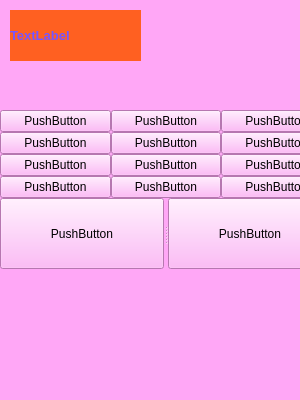
<?xml version="1.0" encoding="UTF-8"?>
<ui version="4.0">
 <class>MainWindow</class>
 <widget class="QMainWindow" name="MainWindow">
  <property name="enabled">
   <bool>true</bool>
  </property>
  <property name="geometry">
   <rect>
    <x>0</x>
    <y>0</y>
    <width>300</width>
    <height>400</height>
   </rect>
  </property>
  <property name="sizePolicy">
   <sizepolicy hsizetype="Preferred" vsizetype="Preferred">
    <horstretch>0</horstretch>
    <verstretch>0</verstretch>
   </sizepolicy>
  </property>
  <property name="minimumSize">
   <size>
    <width>300</width>
    <height>400</height>
   </size>
  </property>
  <property name="maximumSize">
   <size>
    <width>300</width>
    <height>400</height>
   </size>
  </property>
  <property name="cursor">
   <cursorShape>ArrowCursor</cursorShape>
  </property>
  <property name="mouseTracking">
   <bool>false</bool>
  </property>
  <property name="windowTitle">
   <string>Калькулятор</string>
  </property>
  <property name="styleSheet">
   <string notr="true">background-color: rgb(255, 167, 246);
selection-background-color: rgb(221, 255, 98);
border-color: qconicalgradient(cx:0.5, cy:0.5, angle:0, stop:0 rgba(35, 40, 3, 255), stop:0.16 rgba(136, 106, 22, 255), stop:0.225 rgba(166, 140, 41, 255), stop:0.285 rgba(204, 181, 74, 255), stop:0.345 rgba(235, 219, 102, 255), stop:0.415 rgba(245, 236, 112, 255), stop:0.52 rgba(209, 190, 76, 255), stop:0.57 rgba(187, 156, 51, 255), stop:0.635 rgba(168, 142, 42, 255), stop:0.695 rgba(202, 174, 68, 255), stop:0.75 rgba(218, 202, 86, 255), stop:0.815 rgba(208, 187, 73, 255), stop:0.88 rgba(187, 156, 51, 255), stop:0.935 rgba(137, 108, 26, 255), stop:1 rgba(35, 40, 3, 255));</string>
  </property>
  <widget class="QWidget" name="centralwidget">
   <widget class="QLabel" name="label">
    <property name="geometry">
     <rect>
      <x>10</x>
      <y>10</y>
      <width>131</width>
      <height>51</height>
     </rect>
    </property>
    <property name="font">
     <font>
      <pointsize>10</pointsize>
      <weight>75</weight>
      <bold>true</bold>
     </font>
    </property>
    <property name="styleSheet">
     <string notr="true">color: rgb(119, 85, 255);
background-color: rgb(255, 96, 33);</string>
    </property>
    <property name="text">
     <string>TextLabel</string>
    </property>
    <property name="margin">
     <number>10</number>
    </property>
    <property name="indent">
     <number>-1</number>
    </property>
   </widget>
   <widget class="QWidget" name="horizontalLayoutWidget">
    <property name="geometry">
     <rect>
      <x>10</x>
      <y>110</y>
      <width>334</width>
      <height>161</height>
     </rect>
    </property>
    <layout class="QHBoxLayout" name="horizontalLayout_2">
     <property name="sizeConstraint">
      <enum>QLayout::SetMinimumSize</enum>
     </property>
    </layout>
   </widget>
   <widget class="QWidget" name="">
    <property name="geometry">
     <rect>
      <x>0</x>
      <y>110</y>
      <width>332</width>
      <height>159</height>
     </rect>
    </property>
    <layout class="QVBoxLayout" name="verticalLayout">
     <property name="spacing">
      <number>0</number>
     </property>
     <property name="sizeConstraint">
      <enum>QLayout::SetMinAndMaxSize</enum>
     </property>
     <property name="leftMargin">
      <number>0</number>
     </property>
     <item>
      <layout class="QGridLayout" name="gridLayout">
       <property name="spacing">
        <number>0</number>
       </property>
       <item row="1" column="0">
        <widget class="QPushButton" name="pushButton_4">
         <property name="text">
          <string>PushButton</string>
         </property>
        </widget>
       </item>
       <item row="2" column="0">
        <widget class="QPushButton" name="pushButton_7">
         <property name="text">
          <string>PushButton</string>
         </property>
        </widget>
       </item>
       <item row="0" column="1">
        <widget class="QPushButton" name="pushButton_2">
         <property name="text">
          <string>PushButton</string>
         </property>
        </widget>
       </item>
       <item row="3" column="0">
        <widget class="QPushButton" name="pushButton_10">
         <property name="text">
          <string>PushButton</string>
         </property>
        </widget>
       </item>
       <item row="1" column="1">
        <widget class="QPushButton" name="pushButton_5">
         <property name="text">
          <string>PushButton</string>
         </property>
        </widget>
       </item>
       <item row="1" column="2">
        <widget class="QPushButton" name="pushButton_6">
         <property name="text">
          <string>PushButton</string>
         </property>
        </widget>
       </item>
       <item row="2" column="2">
        <widget class="QPushButton" name="pushButton_9">
         <property name="text">
          <string>PushButton</string>
         </property>
        </widget>
       </item>
       <item row="0" column="2">
        <widget class="QPushButton" name="pushButton_3">
         <property name="text">
          <string>PushButton</string>
         </property>
        </widget>
       </item>
       <item row="2" column="1">
        <widget class="QPushButton" name="pushButton_8">
         <property name="text">
          <string>PushButton</string>
         </property>
        </widget>
       </item>
       <item row="0" column="0">
        <widget class="QPushButton" name="pushButton">
         <property name="text">
          <string>PushButton</string>
         </property>
        </widget>
       </item>
       <item row="3" column="2">
        <widget class="QPushButton" name="pushButton_12">
         <property name="text">
          <string>PushButton</string>
         </property>
        </widget>
       </item>
       <item row="3" column="1">
        <widget class="QPushButton" name="pushButton_11">
         <property name="text">
          <string>PushButton</string>
         </property>
        </widget>
       </item>
      </layout>
     </item>
     <item>
      <layout class="QHBoxLayout" name="horizontalLayout">
       <property name="spacing">
        <number>0</number>
       </property>
       <item>
        <widget class="QSplitter" name="splitter">
         <property name="orientation">
          <enum>Qt::Horizontal</enum>
         </property>
         <widget class="QPushButton" name="pushButton_13">
          <property name="text">
           <string>PushButton</string>
          </property>
          <property name="autoDefault">
           <bool>false</bool>
          </property>
         </widget>
         <widget class="QPushButton" name="pushButton_14">
          <property name="text">
           <string>PushButton</string>
          </property>
         </widget>
        </widget>
       </item>
      </layout>
     </item>
    </layout>
   </widget>
  </widget>
 </widget>
 <resources/>
 <connections/>
</ui>
